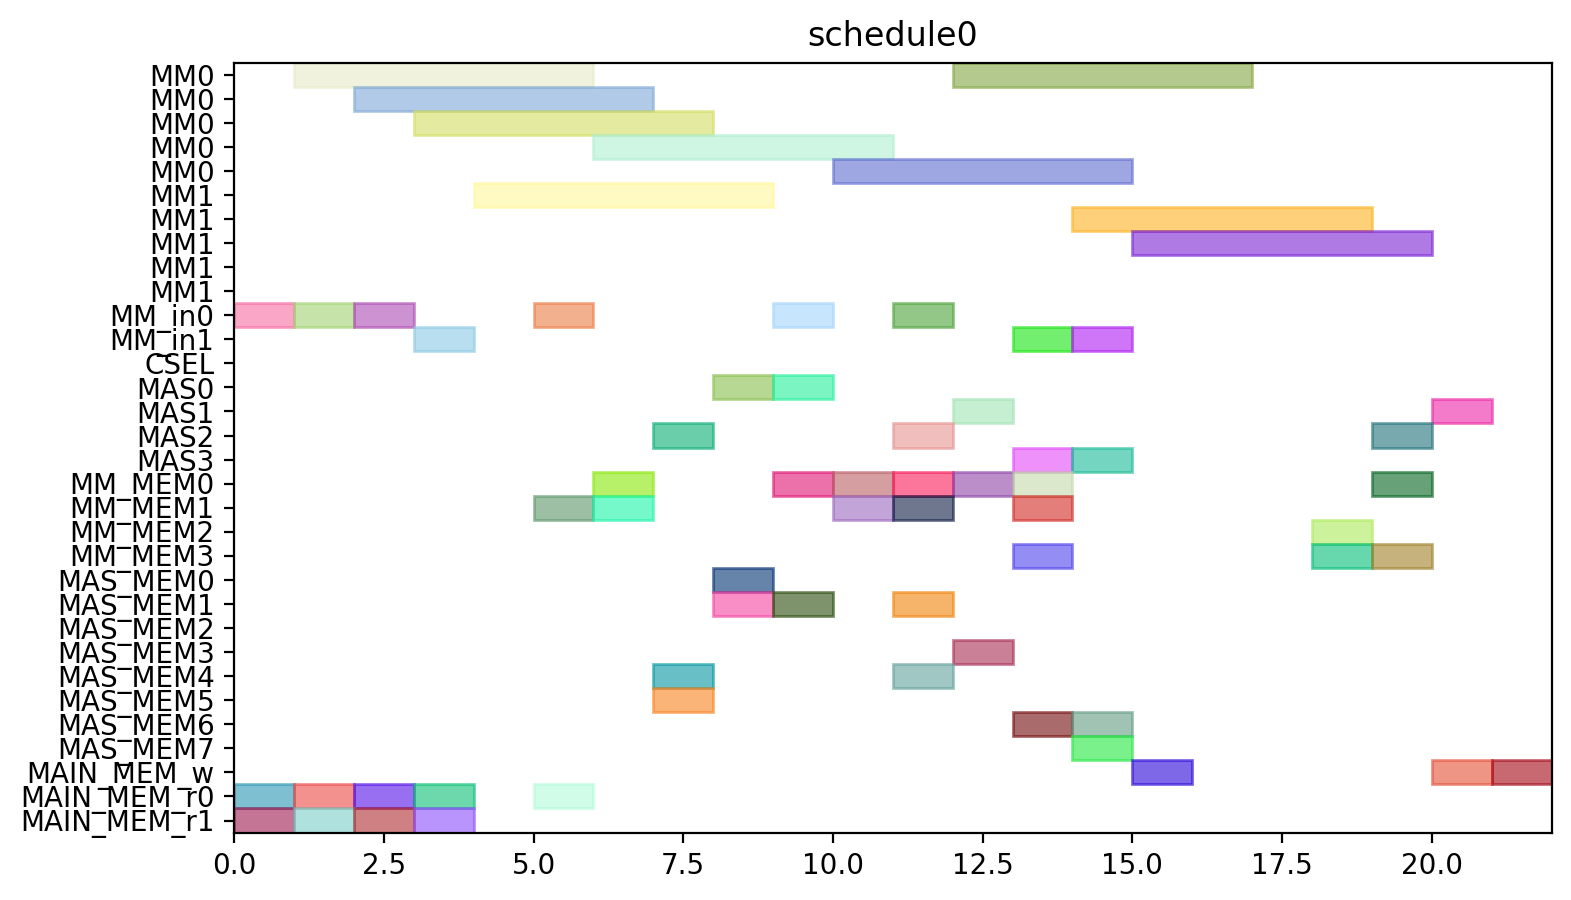

Write the Python code that produced this figure.
from pyschedule import Scenario, solvers, plotters, alt


def solve():
	horizon = 120
	S = Scenario("schedule0", horizon=horizon)

	# resource
	MM = S.Resources('MM', num=2, size=5)
	MM_in = S.Resources('MM_in', num=2)
	CSEL = S.Resource('CSEL')
	MAS = S.Resources('MAS', num=4, size=1, periods=range(1, horizon))
	MM_MEM = S.Resources('MM_MEM', num=4)
	MAS_MEM = S.Resources('MAS_MEM', num=8)
	MAIN_MEM_w = S.Resource('MAIN_MEM_w', size=1)
	MAIN_MEM_r = S.Resources('MAIN_MEM_r', num=2)

	# result of previous scheduling

	# new tasks
	t0 = S.Task('t0', length=5, delay_cost=1)
	t0 += alt(MM)
	t0_in = S.Task('t0_in', length=1, delay_cost=1)
	t0_in += alt(MM_in)
	S += t0_in*MM_in[0]<=t0*MM[0]
	S += t0_in*MM_in[1]<=t0*MM[1]
	t0_mem0 = S.Task('t0_mem0', length=1, delay_cost=1)
	t0_mem0 += MAIN_MEM_r[0]
	S += t0_mem0 <= t0

	t0_mem1 = S.Task('t0_mem1', length=1, delay_cost=1)
	t0_mem1 += MAIN_MEM_r[1]
	S += t0_mem1 <= t0

	t3 = S.Task('t3', length=5, delay_cost=1)
	t3 += alt(MM)
	t3_in = S.Task('t3_in', length=1, delay_cost=1)
	t3_in += alt(MM_in)
	S += t3_in*MM_in[0]<=t3*MM[0]
	S += t3_in*MM_in[1]<=t3*MM[1]
	t3_mem0 = S.Task('t3_mem0', length=1, delay_cost=1)
	t3_mem0 += MAIN_MEM_r[0]
	S += t3_mem0 <= t3

	t3_mem1 = S.Task('t3_mem1', length=1, delay_cost=1)
	t3_mem1 += MAIN_MEM_r[1]
	S += t3_mem1 <= t3

	t1 = S.Task('t1', length=5, delay_cost=1)
	t1 += alt(MM)
	t1_in = S.Task('t1_in', length=1, delay_cost=1)
	t1_in += alt(MM_in)
	S += t1_in*MM_in[0]<=t1*MM[0]
	S += t1_in*MM_in[1]<=t1*MM[1]
	t1_mem0 = S.Task('t1_mem0', length=1, delay_cost=1)
	t1_mem0 += MAIN_MEM_r[0]
	S += t1_mem0 <= t1

	t1_mem1 = S.Task('t1_mem1', length=1, delay_cost=1)
	t1_mem1 += MAIN_MEM_r[1]
	S += t1_mem1 <= t1

	t2 = S.Task('t2', length=5, delay_cost=1)
	t2 += alt(MM)
	t2_in = S.Task('t2_in', length=1, delay_cost=1)
	t2_in += alt(MM_in)
	S += t2_in*MM_in[0]<=t2*MM[0]
	S += t2_in*MM_in[1]<=t2*MM[1]
	t2_mem0 = S.Task('t2_mem0', length=1, delay_cost=1)
	t2_mem0 += MAIN_MEM_r[0]
	S += t2_mem0 <= t2

	t2_mem1 = S.Task('t2_mem1', length=1, delay_cost=1)
	t2_mem1 += MAIN_MEM_r[1]
	S += t2_mem1 <= t2

	t4 = S.Task('t4', length=5, delay_cost=1)
	t4 += alt(MM)
	t4_in = S.Task('t4_in', length=1, delay_cost=1)
	t4_in += alt(MM_in)
	S += t4_in*MM_in[0]<=t4*MM[0]
	S += t4_in*MM_in[1]<=t4*MM[1]
	t4_mem0 = S.Task('t4_mem0', length=1, delay_cost=1)
	t4_mem0 += MAIN_MEM_r[0]
	S += t4_mem0 <= t4

	t4_mem1 = S.Task('t4_mem1', length=1, delay_cost=1)
	t4_mem1 += alt(MM_MEM)
	S += (t2*MM[0])-1 < t4_mem1*MM_MEM[1]
	S += (t2*MM[1])-1 < t4_mem1*MM_MEM[3]
	S += t4_mem1 <= t4

	t5 = S.Task('t5', length=1, delay_cost=1)
	t5 += alt(MAS)
	t5_mem0 = S.Task('t5_mem0', length=1, delay_cost=1)
	t5_mem0 += alt(MM_MEM)
	S += (t0*MM[0])-1 < t5_mem0*MM_MEM[0]
	S += (t0*MM[1])-1 < t5_mem0*MM_MEM[2]
	S += t5_mem0 <= t5

	t5_mem1 = S.Task('t5_mem1', length=1, delay_cost=1)
	t5_mem1 += alt(MM_MEM)
	S += (t0*MM[0])-1 < t5_mem1*MM_MEM[1]
	S += (t0*MM[1])-1 < t5_mem1*MM_MEM[3]
	S += t5_mem1 <= t5

	t6 = S.Task('t6', length=1, delay_cost=1)
	t6 += alt(MAS)
	t6_mem0 = S.Task('t6_mem0', length=1, delay_cost=1)
	t6_mem0 += alt(MAS_MEM)
	S += (t5*MAS[0])-1 < t6_mem0*MAS_MEM[0]
	S += (t5*MAS[1])-1 < t6_mem0*MAS_MEM[2]
	S += (t5*MAS[2])-1 < t6_mem0*MAS_MEM[4]
	S += (t5*MAS[3])-1 < t6_mem0*MAS_MEM[6]
	S += t6_mem0 <= t6

	t6_mem1 = S.Task('t6_mem1', length=1, delay_cost=1)
	t6_mem1 += alt(MAS_MEM)
	S += (t5*MAS[0])-1 < t6_mem1*MAS_MEM[1]
	S += (t5*MAS[1])-1 < t6_mem1*MAS_MEM[3]
	S += (t5*MAS[2])-1 < t6_mem1*MAS_MEM[5]
	S += (t5*MAS[3])-1 < t6_mem1*MAS_MEM[7]
	S += t6_mem1 <= t6

	t9 = S.Task('t9', length=1, delay_cost=1)
	t9 += alt(MAS)
	t9_mem0 = S.Task('t9_mem0', length=1, delay_cost=1)
	t9_mem0 += alt(MM_MEM)
	S += (t0*MM[0])-1 < t9_mem0*MM_MEM[0]
	S += (t0*MM[1])-1 < t9_mem0*MM_MEM[2]
	S += t9_mem0 <= t9

	t9_mem1 = S.Task('t9_mem1', length=1, delay_cost=1)
	t9_mem1 += alt(MM_MEM)
	S += (t4*MM[0])-1 < t9_mem1*MM_MEM[1]
	S += (t4*MM[1])-1 < t9_mem1*MM_MEM[3]
	S += t9_mem1 <= t9

	t10 = S.Task('t10', length=1, delay_cost=1)
	t10 += alt(MAS)
	t10_mem0 = S.Task('t10_mem0', length=1, delay_cost=1)
	t10_mem0 += alt(MM_MEM)
	S += (t4*MM[0])-1 < t10_mem0*MM_MEM[0]
	S += (t4*MM[1])-1 < t10_mem0*MM_MEM[2]
	S += t10_mem0 <= t10

	t10_mem1 = S.Task('t10_mem1', length=1, delay_cost=1)
	t10_mem1 += alt(MM_MEM)
	S += (t4*MM[0])-1 < t10_mem1*MM_MEM[1]
	S += (t4*MM[1])-1 < t10_mem1*MM_MEM[3]
	S += t10_mem1 <= t10

	t7 = S.Task('t7', length=1, delay_cost=1)
	t7 += alt(MAS)
	t7_mem0 = S.Task('t7_mem0', length=1, delay_cost=1)
	t7_mem0 += alt(MAS_MEM)
	S += (t6*MAS[0])-1 < t7_mem0*MAS_MEM[0]
	S += (t6*MAS[1])-1 < t7_mem0*MAS_MEM[2]
	S += (t6*MAS[2])-1 < t7_mem0*MAS_MEM[4]
	S += (t6*MAS[3])-1 < t7_mem0*MAS_MEM[6]
	S += t7_mem0 <= t7

	t7_mem1 = S.Task('t7_mem1', length=1, delay_cost=1)
	t7_mem1 += alt(MAS_MEM)
	S += (t6*MAS[0])-1 < t7_mem1*MAS_MEM[1]
	S += (t6*MAS[1])-1 < t7_mem1*MAS_MEM[3]
	S += (t6*MAS[2])-1 < t7_mem1*MAS_MEM[5]
	S += (t6*MAS[3])-1 < t7_mem1*MAS_MEM[7]
	S += t7_mem1 <= t7

	t11 = S.Task('t11', length=1, delay_cost=1)
	t11 += alt(MAS)
	t11_mem0 = S.Task('t11_mem0', length=1, delay_cost=1)
	t11_mem0 += alt(MAS_MEM)
	S += (t10*MAS[0])-1 < t11_mem0*MAS_MEM[0]
	S += (t10*MAS[1])-1 < t11_mem0*MAS_MEM[2]
	S += (t10*MAS[2])-1 < t11_mem0*MAS_MEM[4]
	S += (t10*MAS[3])-1 < t11_mem0*MAS_MEM[6]
	S += t11_mem0 <= t11

	t11_mem1 = S.Task('t11_mem1', length=1, delay_cost=1)
	t11_mem1 += alt(MM_MEM)
	S += (t4*MM[0])-1 < t11_mem1*MM_MEM[1]
	S += (t4*MM[1])-1 < t11_mem1*MM_MEM[3]
	S += t11_mem1 <= t11

	t8 = S.Task('t8', length=5, delay_cost=1)
	t8 += alt(MM)
	t8_in = S.Task('t8_in', length=1, delay_cost=1)
	t8_in += alt(MM_in)
	S += t8_in*MM_in[0]<=t8*MM[0]
	S += t8_in*MM_in[1]<=t8*MM[1]
	t8_mem0 = S.Task('t8_mem0', length=1, delay_cost=1)
	t8_mem0 += alt(MM_MEM)
	S += (t4*MM[0])-1 < t8_mem0*MM_MEM[0]
	S += (t4*MM[1])-1 < t8_mem0*MM_MEM[2]
	S += t8_mem0 <= t8

	t8_mem1 = S.Task('t8_mem1', length=1, delay_cost=1)
	t8_mem1 += alt(MAS_MEM)
	S += (t7*MAS[0])-1 < t8_mem1*MAS_MEM[1]
	S += (t7*MAS[1])-1 < t8_mem1*MAS_MEM[3]
	S += (t7*MAS[2])-1 < t8_mem1*MAS_MEM[5]
	S += (t7*MAS[3])-1 < t8_mem1*MAS_MEM[7]
	S += t8_mem1 <= t8

	new_PZ = S.Task('new_PZ', length=5, delay_cost=1)
	new_PZ += alt(MM)
	new_PZ_in = S.Task('new_PZ_in', length=1, delay_cost=1)
	new_PZ_in += alt(MM_in)
	S += new_PZ_in*MM_in[0]<=new_PZ*MM[0]
	S += new_PZ_in*MM_in[1]<=new_PZ*MM[1]
	S += 0<new_PZ

	new_PZ_w = S.Task('new_PZ_w', length=1, delay_cost=1)
	new_PZ_w += alt(MAIN_MEM_w)
	S += new_PZ <= new_PZ_w

	new_PZ_mem0 = S.Task('new_PZ_mem0', length=1, delay_cost=1)
	new_PZ_mem0 += alt(MM_MEM)
	S += (t1*MM[0])-1 < new_PZ_mem0*MM_MEM[0]
	S += (t1*MM[1])-1 < new_PZ_mem0*MM_MEM[2]
	S += new_PZ_mem0 <= new_PZ

	new_PZ_mem1 = S.Task('new_PZ_mem1', length=1, delay_cost=1)
	new_PZ_mem1 += alt(MAS_MEM)
	S += (t7*MAS[0])-1 < new_PZ_mem1*MAS_MEM[1]
	S += (t7*MAS[1])-1 < new_PZ_mem1*MAS_MEM[3]
	S += (t7*MAS[2])-1 < new_PZ_mem1*MAS_MEM[5]
	S += (t7*MAS[3])-1 < new_PZ_mem1*MAS_MEM[7]
	S += new_PZ_mem1 <= new_PZ

	t12 = S.Task('t12', length=1, delay_cost=1)
	t12 += alt(MAS)
	t12_mem0 = S.Task('t12_mem0', length=1, delay_cost=1)
	t12_mem0 += alt(MM_MEM)
	S += (t0*MM[0])-1 < t12_mem0*MM_MEM[0]
	S += (t0*MM[1])-1 < t12_mem0*MM_MEM[2]
	S += t12_mem0 <= t12

	t12_mem1 = S.Task('t12_mem1', length=1, delay_cost=1)
	t12_mem1 += alt(MAS_MEM)
	S += (t11*MAS[0])-1 < t12_mem1*MAS_MEM[1]
	S += (t11*MAS[1])-1 < t12_mem1*MAS_MEM[3]
	S += (t11*MAS[2])-1 < t12_mem1*MAS_MEM[5]
	S += (t11*MAS[3])-1 < t12_mem1*MAS_MEM[7]
	S += t12_mem1 <= t12

	t13 = S.Task('t13', length=5, delay_cost=1)
	t13 += alt(MM)
	t13_in = S.Task('t13_in', length=1, delay_cost=1)
	t13_in += alt(MM_in)
	S += t13_in*MM_in[0]<=t13*MM[0]
	S += t13_in*MM_in[1]<=t13*MM[1]
	t13_mem0 = S.Task('t13_mem0', length=1, delay_cost=1)
	t13_mem0 += alt(MAS_MEM)
	S += (t12*MAS[0])-1 < t13_mem0*MAS_MEM[0]
	S += (t12*MAS[1])-1 < t13_mem0*MAS_MEM[2]
	S += (t12*MAS[2])-1 < t13_mem0*MAS_MEM[4]
	S += (t12*MAS[3])-1 < t13_mem0*MAS_MEM[6]
	S += t13_mem0 <= t13

	t13_mem1 = S.Task('t13_mem1', length=1, delay_cost=1)
	t13_mem1 += alt(MAS_MEM)
	S += (t9*MAS[0])-1 < t13_mem1*MAS_MEM[1]
	S += (t9*MAS[1])-1 < t13_mem1*MAS_MEM[3]
	S += (t9*MAS[2])-1 < t13_mem1*MAS_MEM[5]
	S += (t9*MAS[3])-1 < t13_mem1*MAS_MEM[7]
	S += t13_mem1 <= t13

	t14 = S.Task('t14', length=5, delay_cost=1)
	t14 += alt(MM)
	t14_in = S.Task('t14_in', length=1, delay_cost=1)
	t14_in += alt(MM_in)
	S += t14_in*MM_in[0]<=t14*MM[0]
	S += t14_in*MM_in[1]<=t14*MM[1]
	t14_mem0 = S.Task('t14_mem0', length=1, delay_cost=1)
	t14_mem0 += alt(MAS_MEM)
	S += (t12*MAS[0])-1 < t14_mem0*MAS_MEM[0]
	S += (t12*MAS[1])-1 < t14_mem0*MAS_MEM[2]
	S += (t12*MAS[2])-1 < t14_mem0*MAS_MEM[4]
	S += (t12*MAS[3])-1 < t14_mem0*MAS_MEM[6]
	S += t14_mem0 <= t14

	t14_mem1 = S.Task('t14_mem1', length=1, delay_cost=1)
	t14_mem1 += alt(MM_MEM)
	S += (t3*MM[0])-1 < t14_mem1*MM_MEM[1]
	S += (t3*MM[1])-1 < t14_mem1*MM_MEM[3]
	S += t14_mem1 <= t14

	new_PY = S.Task('new_PY', length=1, delay_cost=1)
	new_PY += alt(MAS)
	S += 0<new_PY

	new_PY_w = S.Task('new_PY_w', length=1, delay_cost=1)
	new_PY_w += alt(MAIN_MEM_w)
	S += new_PY <= new_PY_w

	new_PY_mem0 = S.Task('new_PY_mem0', length=1, delay_cost=1)
	new_PY_mem0 += alt(MM_MEM)
	S += (t8*MM[0])-1 < new_PY_mem0*MM_MEM[0]
	S += (t8*MM[1])-1 < new_PY_mem0*MM_MEM[2]
	S += new_PY_mem0 <= new_PY

	new_PY_mem1 = S.Task('new_PY_mem1', length=1, delay_cost=1)
	new_PY_mem1 += alt(MM_MEM)
	S += (t13*MM[0])-1 < new_PY_mem1*MM_MEM[1]
	S += (t13*MM[1])-1 < new_PY_mem1*MM_MEM[3]
	S += new_PY_mem1 <= new_PY

	new_PX = S.Task('new_PX', length=1, delay_cost=1)
	new_PX += alt(MAS)
	S += 0<new_PX

	new_PX_w = S.Task('new_PX_w', length=1, delay_cost=1)
	new_PX_w += alt(MAIN_MEM_w)
	S += new_PX <= new_PX_w

	new_PX_mem0 = S.Task('new_PX_mem0', length=1, delay_cost=1)
	new_PX_mem0 += alt(MM_MEM)
	S += (t14*MM[0])-1 < new_PX_mem0*MM_MEM[0]
	S += (t14*MM[1])-1 < new_PX_mem0*MM_MEM[2]
	S += new_PX_mem0 <= new_PX

	new_PX_mem1 = S.Task('new_PX_mem1', length=1, delay_cost=1)
	new_PX_mem1 += alt(MM_MEM)
	S += (t14*MM[0])-1 < new_PX_mem1*MM_MEM[1]
	S += (t14*MM[1])-1 < new_PX_mem1*MM_MEM[3]
	S += new_PX_mem1 <= new_PX

	solvers.mip.solve(S,msg=1,kind='CPLEX',ratio_gap=1.01)

	solution = [['hoge']*len(S.solution()[1]) for i in range(len(S.solution()))]
	for i in range(len(S.solution())):
		for j in range(len(S.solution()[i])):
			solution[i][j]=str(S.solution()[i][j])
	print(solution)

	cycles = int(solution[-1][3])

	pic_file_name = "/home/mfukuda/ABE/multiRAM_multiMAS_16mux/scheduling_result/stage5MM2_stage1MAS4/EP_DBL_A_0/schedule0.png"
	if(S.solution() != []):
		plotters.matplotlib.plot(S,img_filename=pic_file_name, show_task_labels=False, fig_size=(cycles*0.25+3, 5))

	return solution
